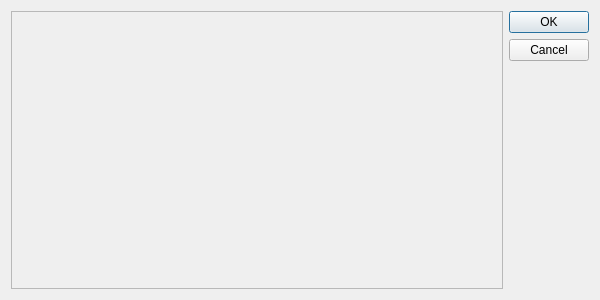
<?xml version="1.0" encoding="UTF-8"?>
<ui version="4.0">
 <class>ConnectionEditor</class>
 <widget class="QDialog" name="ConnectionEditor">
  <property name="geometry">
   <rect>
    <x>0</x>
    <y>0</y>
    <width>600</width>
    <height>300</height>
   </rect>
  </property>
  <property name="minimumSize">
   <size>
    <width>600</width>
    <height>0</height>
   </size>
  </property>
  <property name="windowTitle">
   <string>Dialog</string>
  </property>
  <layout class="QHBoxLayout" name="horizontalLayout">
   <item>
    <widget class="QScrollArea" name="visualizer_scroll">
     <property name="widgetResizable">
      <bool>true</bool>
     </property>
     <widget class="QWidget" name="visualizer_contents">
      <property name="geometry">
       <rect>
        <x>0</x>
        <y>0</y>
        <width>499</width>
        <height>280</height>
       </rect>
      </property>
      <layout class="QGridLayout" name="gridLayout"/>
     </widget>
    </widget>
   </item>
   <item>
    <widget class="QDialogButtonBox" name="buttonBox">
     <property name="orientation">
      <enum>Qt::Vertical</enum>
     </property>
     <property name="standardButtons">
      <set>QDialogButtonBox::Cancel|QDialogButtonBox::Ok</set>
     </property>
    </widget>
   </item>
  </layout>
 </widget>
 <resources/>
 <connections>
  <connection>
   <sender>buttonBox</sender>
   <signal>accepted()</signal>
   <receiver>ConnectionEditor</receiver>
   <slot>accept()</slot>
   <hints>
    <hint type="sourcelabel">
     <x>248</x>
     <y>254</y>
    </hint>
    <hint type="destinationlabel">
     <x>157</x>
     <y>274</y>
    </hint>
   </hints>
  </connection>
  <connection>
   <sender>buttonBox</sender>
   <signal>rejected()</signal>
   <receiver>ConnectionEditor</receiver>
   <slot>reject()</slot>
   <hints>
    <hint type="sourcelabel">
     <x>316</x>
     <y>260</y>
    </hint>
    <hint type="destinationlabel">
     <x>286</x>
     <y>274</y>
    </hint>
   </hints>
  </connection>
 </connections>
</ui>
